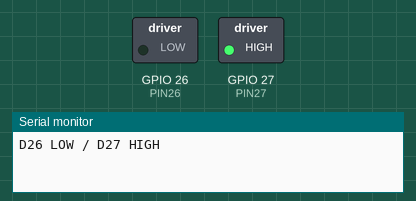
Recording of a sketch running on a simulated ESP32. Parts: switched loads named in the sketch (green lamp = pin HIGH), the last lines printed to the serial monitor.

Above: at 1.5 s.
At 4.5 s:
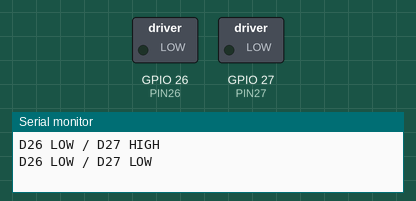
Timing chart, 0 to 7.8 s (numbered marks = the images above):
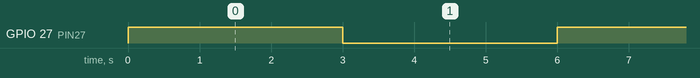

The sketch:

robot_mode3_only_test.ino
```cpp
const int PIN26 = 26;
const int PIN27 = 27;

void setup() {
  Serial.begin(115200);

  pinMode(PIN26, OUTPUT);
  pinMode(PIN27, OUTPUT);

  digitalWrite(PIN26, LOW);
  digitalWrite(PIN27, LOW);
}

void loop() {
  // D26だけHIGH
  //Serial.println("D26 HIGH / D27 LOW");
  //digitalWrite(PIN26, HIGH);
  //digitalWrite(PIN27, LOW);
  //delay(3000);

  // D27だけHIGH
  Serial.println("D26 LOW / D27 HIGH");
  digitalWrite(PIN26, LOW);
  digitalWrite(PIN27, HIGH);
  delay(3000);

  // 両方LOW
  Serial.println("D26 LOW / D27 LOW");
  digitalWrite(PIN26, LOW);
  digitalWrite(PIN27, LOW);
  delay(3000);
}
```

Measured:
- by itself, GPIO 27 (PIN27): alternates HIGH for 3.0 s and LOW for 3.0 s
